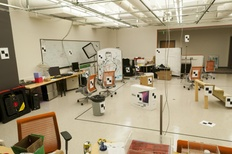
%> input picture ProblemSets/ps3/input/pic_b.jpg, 232 x 154 px, shrunk from 1072 x 712 before the run
$ octave ps3.m   (GNU Octave 9; MATLAB toolbox functions it lacks are replaced by stand-ins)
%> lines starting %> are read from the running program, lines starting %| are printed output that depends on the picture
### ProblemSets/ps3/leastSquaresCalibration.m
function m = leastSquaresCalibration(points3D, points2D)

    % review Direct Linear Calibration Homogenous part 2
    % https://cseweb.ucsd.edu/classes/wi07/cse252a/homography_estimation/homography_estimation.pdf

    % must pass a 3 x n or 2 x n matrix respectively

    A = zeros(2*size(points3D,1), 12);
    %% generate A
    for pointsNum = 1:size(points3D,2)
        i = pointsNum*2 - 1;

        A(i,1) = points3D(1, pointsNum);
        A(i,2) = points3D(2, pointsNum);
        A(i,3) = points3D(3, pointsNum);
        A(i,4) = 1;
        A(i,5) = 0;
        A(i,6) = 0;
        A(i,7) = 0;
        A(i,8) = 0;
        A(i,9) = -points2D(1, pointsNum)*points3D(1, pointsNum);
        A(i,10) = -points2D(1, pointsNum)*points3D(2, pointsNum);
        A(i,11) = -points2D(1, pointsNum)*points3D(3, pointsNum);
        A(i,12) = -points2D(1, pointsNum);
        A(i+1,1) = 0;
        A(i+1,2) = 0;
        A(i+1,3) = 0;
        A(i+1,4) = 0;
        A(i+1,5) = points3D(1, pointsNum);
        A(i+1,6) = points3D(2, pointsNum);
        A(i+1,7) = points3D(3, pointsNum);
        A(i+1,8) = 1;
        A(i+1,9) = -points2D(2, pointsNum)*points3D(1, pointsNum);
        A(i+1,10) = -points2D(2, pointsNum)*points3D(2, pointsNum);
        A(i+1,11) = -points2D(2, pointsNum)*points3D(3, pointsNum);
        A(i+1,12) = -points2D(2, pointsNum);
    end

	[U, S, V] = svd(A);
    m = V(:,size(V,2)); % get last column
    m = reshape(m, 4, 3)';

    % [eVectors, eValues] = eigs(A'*A);
    % [Y, I] = min(diag(eValues));
end

### ProblemSets/ps3/leastSquaresFundamental.m
function f = leastSquaresFundamental(pntsA, pntsB)

    % review Direct Linear Calibration Homogenous part 2
    % https://cseweb.ucsd.edu/classes/wi07/cse252a/homography_estimation/homography_estimation.pdf

    % must pass a 3 x n or 2 x n matrix respectively

    A = zeros(2*size(pntsA,1), 9);
    %% generate A
    for i = 1:size(pntsA,2)
        A(i,1) = pntsB(1, i)*pntsA(1, i);
        A(i,2) = pntsB(1, i)*pntsA(2, i);
        A(i,3) = pntsB(1, i);
        A(i,4) = pntsB(2, i)*pntsA(1, i);
        A(i,5) = pntsB(2, i)*pntsA(2, i);
        A(i,6) = pntsB(2, i);
        A(i,7) = pntsA(1, i);
        A(i,8) = pntsA(2, i);
        A(i,9) = 1;
    end

	[U, S, V] = svd(A);
    f = V(:,size(V,2)); % get last column
    f = reshape(f, 3, 3)';

    % [eVectors, eValues] = eigs(A'*A);
    % [Y, I] = min(diag(eValues));
end

### ProblemSets/ps3/ps3.m
close all;

%% 1-a
points2D = dlmread(fullfile('input','pts2d-norm-pic_a.txt'));
points3D = dlmread(fullfile('input','pts3d-norm.txt'));

points3D(:, 4) = 1;
points2D(:, 3) = 1;

points2D = points2D';
points3D = points3D';

m = leastSquaresCalibration(points3D, points2D);
testPoints2D = m*points3D;
testPoints2D = testPoints2D ./ testPoints2D(3,:);

residual = (testPoints2D(1,:) - points2D(1,:).^2 + (testPoints2D(2,:) - points2D(2,:)).^2).^0.5;

%% 1b

points2D = dlmread(fullfile('input','pts2d-pic_b.txt'));
points3D = dlmread(fullfile('input','pts3d.txt'));
points3D(:, 4) = 1;
points2D(:, 3) = 1;
points2D = points2D';
points3D = points3D';

lowestResidual = inf;
avgResiduals = zeros(10,3);
mBest = [];

for sampleSize = 8:4:16
    for iteration = 1:10
        idx = randperm(size(points3D, 2), sampleSize);
        sampledPoints2D = points2D(:,idx);
        sampledPoints3D = points3D(:,idx);

        m = leastSquaresCalibration(points3D, points2D);

        % get indices that were not in random sample
        i = 1:size(points2D, 2);
        i = ismember(i,idx);
        i = find(i == 0);
        i = i(1:4);

        % pick 4 points not in set and transform into 2D
        testPoints2D = m*points3D(:,i);
        testPoints2D = testPoints2D ./ testPoints2D(3,:);

        % get residual between known and transformed
        residual = (testPoints2D(1,:) - points2D(1,i).^2 + (testPoints2D(2,:) - points2D(2,i)).^2).^0.5;
        avgResidual = mean(residual);
        avgResiduals(iteration,(sampleSize - 4)/4) = avgResidual;

        if avgResidual < lowestResidual
            lowestResidual = avgResidual;
            mBest = m;
        end
    end
end

%% 1c
Q = mBest(:,1:3);
m4 = mBest(:,4);
invQ = inv(Q);
C = -invQ*m4;

%% 2a
points2Da = dlmread(fullfile('input','pts2d-pic_a.txt'));
points2Db = dlmread(fullfile('input','pts2d-pic_b.txt'));

points2Da(:, 3) = 1;
points2Db(:, 3) = 1;

points2Da = points2Da';
points2Db = points2Db';

f = leastSquaresFundamental(points2Da, points2Db);

%% 2b
[U, S, V] = svd(f);
S(size(S,2), size(S,2)) = 0;
f = U*S*V';
lb = f*points2Da;

%% 2c
pic_b = imread(fullfile('input', 'pic_b.jpg'));
%> pic_b is the input picture: size 154x232x3 uint8; mean R, G, B 166.6, 152.9, 125.9

% get extreme points from picture in homogenous
Al = [0 0 1];
Ar = [0 size(pic_b, 2) 1];
%> Ar = [0 232 1]
Bl = [size(pic_b, 1) 0 1];
%> Bl = [154 0 1]
Br = [size(pic_b, 1) size(pic_b, 2) 1];
%> Br = [154 232 1]

% get lines of left screen and right screen in homogenous
ll = cross(Al, Bl);
%> ll = [0 154 0]
lr = cross(Ar, Br);
%> lr = [0 154 -35728]

f = figure();
imshow(pic_b);

for i = 1:size(lb, 2)
    % get intersection points in homogenous
    Pil = cross(lb(:,i)', ll);
    Pir = cross(lb(:,i)', lr);

    % convert to cartesian
    Pil = Pil / Pil(3);
    Pir = Pir / Pir(3);

    line([Pil(1) Pir(1)], [Pil(2) Pir(2)]);
end
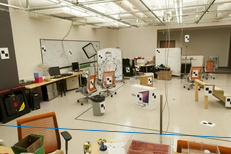
%> figure redrawn from the program's plot data

saveas(f, fullfile('output', 'ps3-2-c-1.png'));

f = leastSquaresFundamental(points2Db, points2Da);

[U, S, V] = svd(f);
S(size(S,2), size(S,2)) = 0;
f = U*S*V';
la = f*points2Db;

pic_b = imread(fullfile('input', 'pic_a.jpg'));
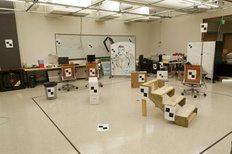
%> input picture ProblemSets/ps3/input/pic_a.jpg, 232 x 154 px, shrunk from 1072 x 712 before the run
%> pic_b is the input picture: size 154x232x3 uint8; mean R, G, B 164.7, 153.1, 126.2

% get extreme points from picture in homogenous
Al = [0 0 1];
Ar = [0 size(pic_b, 2) 1];
Bl = [size(pic_b, 1) 0 1];
Br = [size(pic_b, 1) size(pic_b, 2) 1];

% get lines of left screen and right screen in homogenous
ll = cross(Al, Bl);
lr = cross(Ar, Br);

f = figure();
imshow(pic_b);

for i = 1:size(la, 2)
    % get intersection points in homogenous
    Pil = cross(la(:,i)', ll);
    Pir = cross(la(:,i)', lr);

    % convert to cartesian
    Pil = Pil / Pil(3);
    Pir = Pir / Pir(3);

    line([Pil(1) Pir(1)], [Pil(2) Pir(2)]);
end
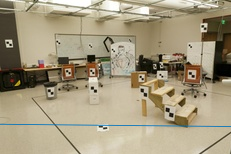
%> figure redrawn from the program's plot data

saveas(f, fullfile('output', 'ps3-2-d-1.png'));

%% Extensions:
% Extra credit problems
% Flatten to do disparity
